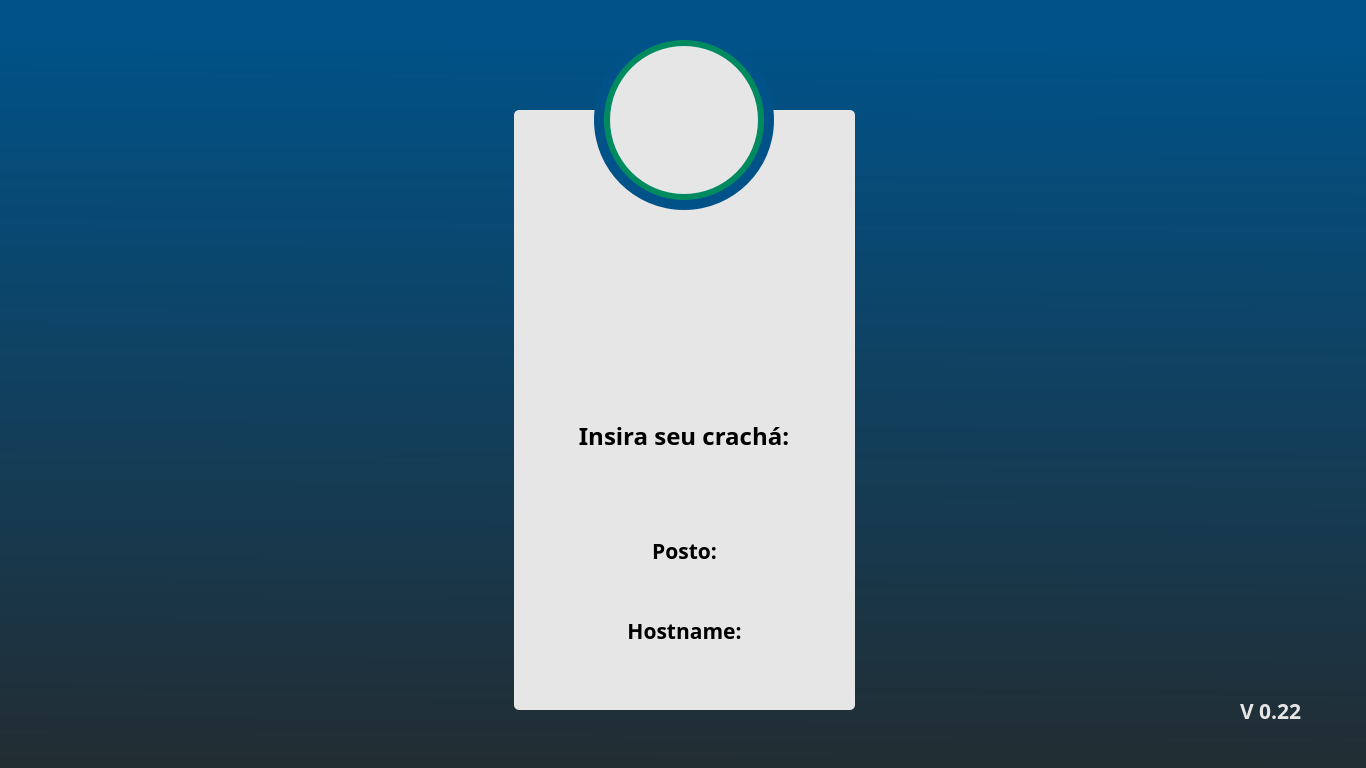
<?xml version="1.0" encoding="UTF-8"?>
<ui version="4.0">
 <class>Matricula</class>
 <widget class="QMainWindow" name="Matricula">
  <property name="geometry">
   <rect>
    <x>0</x>
    <y>0</y>
    <width>1366</width>
    <height>768</height>
   </rect>
  </property>
  <property name="windowTitle">
   <string>Matrícula</string>
  </property>
  <property name="styleSheet">
   <string notr="true">background:transparent;


background-color: qlineargradient(spread:pad, x1:0.517, y1:0.057, x2:0.505909, y2:1, stop:0 rgb(0, 82, 136), stop:1 rgb(34, 45, 50));



</string>
  </property>
  <widget class="QWidget" name="centralwidget">
   <property name="styleSheet">
    <string notr="true">background: transparent;</string>
   </property>
   <widget class="QLabel" name="centro">
    <property name="geometry">
     <rect>
      <x>514</x>
      <y>110</y>
      <width>341</width>
      <height>600</height>
     </rect>
    </property>
    <property name="styleSheet">
     <string notr="true">background: transparent;
background-color: rgb(230, 230, 230);
border-color: transparent;
border-style: solid;
border-radius: 5px;

</string>
    </property>
    <property name="frameShadow">
     <enum>QFrame::Raised</enum>
    </property>
    <property name="text">
     <string/>
    </property>
   </widget>
   <widget class="QLabel" name="rfid_image">
    <property name="geometry">
     <rect>
      <x>604</x>
      <y>260</y>
      <width>161</width>
      <height>141</height>
     </rect>
    </property>
    <property name="styleSheet">
     <string notr="true">background: url(:/Imgs/image (1).png);
</string>
    </property>
    <property name="text">
     <string/>
    </property>
   </widget>
   <widget class="QLabel" name="insira">
    <property name="geometry">
     <rect>
      <x>558</x>
      <y>420</y>
      <width>252</width>
      <height>31</height>
     </rect>
    </property>
    <property name="font">
     <font>
      <family>Yu Gothic UI Semibold</family>
      <pointsize>18</pointsize>
      <weight>75</weight>
      <bold>true</bold>
     </font>
    </property>
    <property name="styleSheet">
     <string notr="true">background: transparent;
color: rgb(0, 0, 0);
</string>
    </property>
    <property name="text">
     <string>Insira seu crachá:</string>
    </property>
    <property name="alignment">
     <set>Qt::AlignCenter</set>
    </property>
   </widget>
   <widget class="QLabel" name="nome_posto">
    <property name="geometry">
     <rect>
      <x>614</x>
      <y>580</y>
      <width>141</width>
      <height>21</height>
     </rect>
    </property>
    <property name="font">
     <font>
      <family>Yu Gothic UI Semibold</family>
      <pointsize>12</pointsize>
      <weight>75</weight>
      <bold>true</bold>
     </font>
    </property>
    <property name="styleSheet">
     <string notr="true">background: transparent;
background-color: transparent;
border-color: transparent;
border-style: solid;</string>
    </property>
    <property name="text">
     <string/>
    </property>
    <property name="alignment">
     <set>Qt::AlignCenter</set>
    </property>
   </widget>
   <widget class="QLabel" name="posto">
    <property name="geometry">
     <rect>
      <x>574</x>
      <y>540</y>
      <width>221</width>
      <height>21</height>
     </rect>
    </property>
    <property name="font">
     <font>
      <family>Yu Gothic UI Semibold</family>
      <pointsize>16</pointsize>
      <weight>75</weight>
      <bold>true</bold>
     </font>
    </property>
    <property name="styleSheet">
     <string notr="true">background: transparent;
color: rgb(0, 0, 0);
</string>
    </property>
    <property name="text">
     <string>Posto:</string>
    </property>
    <property name="alignment">
     <set>Qt::AlignCenter</set>
    </property>
   </widget>
   <widget class="QLabel" name="aro_azul">
    <property name="geometry">
     <rect>
      <x>594</x>
      <y>30</y>
      <width>180</width>
      <height>180</height>
     </rect>
    </property>
    <property name="styleSheet">
     <string notr="true">background-color: white;
 border-radius: 90px;
background-color:rgb(0, 82, 136);
</string>
    </property>
    <property name="text">
     <string/>
    </property>
   </widget>
   <widget class="QLabel" name="aro_verde">
    <property name="geometry">
     <rect>
      <x>604</x>
      <y>40</y>
      <width>160</width>
      <height>160</height>
     </rect>
    </property>
    <property name="styleSheet">
     <string notr="true">background-color:rgb(0, 138, 95);
 border-radius: 80px;

</string>
    </property>
    <property name="text">
     <string/>
    </property>
   </widget>
   <widget class="QLabel" name="aro_branco">
    <property name="geometry">
     <rect>
      <x>610</x>
      <y>46</y>
      <width>148</width>
      <height>148</height>
     </rect>
    </property>
    <property name="styleSheet">
     <string notr="true">background-color:rgb(230, 230, 230);
 border-radius: 74px;

</string>
    </property>
    <property name="text">
     <string/>
    </property>
   </widget>
   <widget class="QLabel" name="jota">
    <property name="geometry">
     <rect>
      <x>644</x>
      <y>80</y>
      <width>81</width>
      <height>81</height>
     </rect>
    </property>
    <property name="styleSheet">
     <string notr="true">background: url(:/Imgs/JOTA.png);</string>
    </property>
    <property name="text">
     <string/>
    </property>
   </widget>
   <widget class="QLabel" name="posto_2">
    <property name="geometry">
     <rect>
      <x>574</x>
      <y>620</y>
      <width>221</width>
      <height>21</height>
     </rect>
    </property>
    <property name="font">
     <font>
      <family>Yu Gothic UI Semibold</family>
      <pointsize>16</pointsize>
      <weight>75</weight>
      <bold>true</bold>
     </font>
    </property>
    <property name="styleSheet">
     <string notr="true">background: transparent;
color: rgb(0, 0, 0);
</string>
    </property>
    <property name="text">
     <string>Hostname:</string>
    </property>
    <property name="alignment">
     <set>Qt::AlignCenter</set>
    </property>
   </widget>
   <widget class="QLabel" name="nome_host">
    <property name="geometry">
     <rect>
      <x>614</x>
      <y>660</y>
      <width>141</width>
      <height>21</height>
     </rect>
    </property>
    <property name="font">
     <font>
      <family>Yu Gothic UI Semibold</family>
      <pointsize>12</pointsize>
      <weight>75</weight>
      <bold>true</bold>
     </font>
    </property>
    <property name="styleSheet">
     <string notr="true">background: transparent;
background-color: transparent;
border-color: transparent;
border-style: solid;</string>
    </property>
    <property name="text">
     <string/>
    </property>
    <property name="alignment">
     <set>Qt::AlignCenter</set>
    </property>
   </widget>
   <widget class="QLabel" name="version">
    <property name="geometry">
     <rect>
      <x>1240</x>
      <y>690</y>
      <width>81</width>
      <height>41</height>
     </rect>
    </property>
    <property name="font">
     <font>
      <family>Yu Gothic UI Semibold</family>
      <pointsize>16</pointsize>
      <weight>75</weight>
      <bold>true</bold>
     </font>
    </property>
    <property name="styleSheet">
     <string notr="true">color: rgb(230, 230, 230);</string>
    </property>
    <property name="text">
     <string>V 0.22</string>
    </property>
   </widget>
   <zorder>centro</zorder>
   <zorder>aro_azul</zorder>
   <zorder>rfid_image</zorder>
   <zorder>insira</zorder>
   <zorder>nome_posto</zorder>
   <zorder>posto</zorder>
   <zorder>aro_verde</zorder>
   <zorder>aro_branco</zorder>
   <zorder>jota</zorder>
   <zorder>posto_2</zorder>
   <zorder>nome_host</zorder>
   <zorder>version</zorder>
  </widget>
 </widget>
 <resources>
  <include location="resources_mat.qrc"/>
 </resources>
 <connections/>
</ui>
